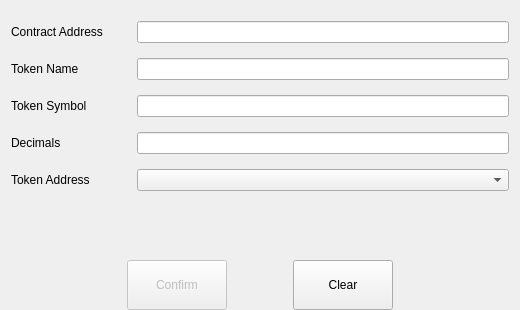
<?xml version="1.0" encoding="UTF-8"?>
<ui version="4.0">
 <class>AddTokenPage</class>
 <widget class="QWidget" name="AddTokenPage">
  <property name="geometry">
   <rect>
    <x>0</x>
    <y>0</y>
    <width>520</width>
    <height>310</height>
   </rect>
  </property>
  <property name="windowTitle">
   <string>Form</string>
  </property>
  <layout class="QVBoxLayout" name="verticalLayout">
   <property name="bottomMargin">
    <number>0</number>
   </property>
   <item>
    <spacer name="verticalSpacer_2">
     <property name="orientation">
      <enum>Qt::Vertical</enum>
     </property>
     <property name="sizeType">
      <enum>QSizePolicy::Fixed</enum>
     </property>
     <property name="sizeHint" stdset="0">
      <size>
       <width>20</width>
       <height>10</height>
      </size>
     </property>
    </spacer>
   </item>
   <item>
    <layout class="QGridLayout" name="gridLayout">
     <property name="verticalSpacing">
      <number>15</number>
     </property>
     <item row="2" column="0">
      <widget class="QLabel" name="labelTokenSymbol">
       <property name="minimumSize">
        <size>
         <width>120</width>
         <height>0</height>
        </size>
       </property>
       <property name="text">
        <string>Token Symbol</string>
       </property>
      </widget>
     </item>
     <item row="3" column="1">
      <widget class="QLineEdit" name="lineEditDecimals">
       <property name="alignment">
        <set>Qt::AlignCenter</set>
       </property>
       <property name="readOnly">
        <bool>true</bool>
       </property>
      </widget>
     </item>
     <item row="3" column="0">
      <widget class="QLabel" name="labelDecimals">
       <property name="minimumSize">
        <size>
         <width>120</width>
         <height>0</height>
        </size>
       </property>
       <property name="text">
        <string>Decimals</string>
       </property>
      </widget>
     </item>
     <item row="1" column="1">
      <widget class="QLineEdit" name="lineEditTokenName">
       <property name="alignment">
        <set>Qt::AlignCenter</set>
       </property>
       <property name="readOnly">
        <bool>false</bool>
       </property>
      </widget>
     </item>
     <item row="0" column="0">
      <widget class="QLabel" name="labelContractAddress">
       <property name="minimumSize">
        <size>
         <width>120</width>
         <height>0</height>
        </size>
       </property>
       <property name="text">
        <string>Contract Address</string>
       </property>
      </widget>
     </item>
     <item row="2" column="1">
      <widget class="QLineEdit" name="lineEditTokenSymbol">
       <property name="alignment">
        <set>Qt::AlignCenter</set>
       </property>
       <property name="readOnly">
        <bool>false</bool>
       </property>
      </widget>
     </item>
     <item row="1" column="0">
      <widget class="QLabel" name="labelTokenName">
       <property name="minimumSize">
        <size>
         <width>120</width>
         <height>0</height>
        </size>
       </property>
       <property name="text">
        <string>Token Name</string>
       </property>
      </widget>
     </item>
     <item row="0" column="1">
      <widget class="QLineEdit" name="lineEditContractAddress">
       <property name="alignment">
        <set>Qt::AlignCenter</set>
       </property>
      </widget>
     </item>
     <item row="4" column="1">
      <layout class="QVBoxLayout" name="verticalLayout_2">
       <item>
        <widget class="AddressField" name="lineEditSenderAddress"/>
       </item>
       <item>
        <widget class="QLabel" name="labelDescription">
         <property name="sizePolicy">
          <sizepolicy hsizetype="Preferred" vsizetype="Preferred">
           <horstretch>0</horstretch>
           <verstretch>0</verstretch>
          </sizepolicy>
         </property>
         <property name="font">
          <font>
           <pointsize>7</pointsize>
          </font>
         </property>
         <property name="text">
          <string/>
         </property>
        </widget>
       </item>
      </layout>
     </item>
     <item row="4" column="0">
      <layout class="QVBoxLayout" name="verticalLayout_3">
       <item>
        <widget class="QLabel" name="label">
         <property name="minimumSize">
          <size>
           <width>120</width>
           <height>0</height>
          </size>
         </property>
         <property name="text">
          <string>Token Address</string>
         </property>
        </widget>
       </item>
       <item>
        <widget class="QLabel" name="labelSpacer">
         <property name="sizePolicy">
          <sizepolicy hsizetype="Preferred" vsizetype="Fixed">
           <horstretch>0</horstretch>
           <verstretch>0</verstretch>
          </sizepolicy>
         </property>
         <property name="font">
          <font>
           <pointsize>7</pointsize>
          </font>
         </property>
         <property name="text">
          <string/>
         </property>
        </widget>
       </item>
      </layout>
     </item>
    </layout>
   </item>
   <item>
    <spacer name="verticalSpacer">
     <property name="orientation">
      <enum>Qt::Vertical</enum>
     </property>
     <property name="sizeHint" stdset="0">
      <size>
       <width>20</width>
       <height>40</height>
      </size>
     </property>
    </spacer>
   </item>
   <item>
    <layout class="QHBoxLayout" name="horizontalLayout">
     <property name="rightMargin">
      <number>0</number>
     </property>
     <item>
      <spacer name="horizontalSpacer">
       <property name="orientation">
        <enum>Qt::Horizontal</enum>
       </property>
       <property name="sizeHint" stdset="0">
        <size>
         <width>40</width>
         <height>20</height>
        </size>
       </property>
      </spacer>
     </item>
     <item>
      <widget class="QPushButton" name="confirmButton">
       <property name="enabled">
        <bool>false</bool>
       </property>
       <property name="minimumSize">
        <size>
         <width>100</width>
         <height>50</height>
        </size>
       </property>
       <property name="text">
        <string>Confirm</string>
       </property>
      </widget>
     </item>
     <item>
      <spacer name="horizontalSpacer_3">
       <property name="orientation">
        <enum>Qt::Horizontal</enum>
       </property>
       <property name="sizeType">
        <enum>QSizePolicy::Fixed</enum>
       </property>
       <property name="sizeHint" stdset="0">
        <size>
         <width>60</width>
         <height>20</height>
        </size>
       </property>
      </spacer>
     </item>
     <item>
      <widget class="QPushButton" name="clearButton">
       <property name="minimumSize">
        <size>
         <width>100</width>
         <height>50</height>
        </size>
       </property>
       <property name="text">
        <string>Clear</string>
       </property>
      </widget>
     </item>
     <item>
      <spacer name="horizontalSpacer_2">
       <property name="orientation">
        <enum>Qt::Horizontal</enum>
       </property>
       <property name="sizeHint" stdset="0">
        <size>
         <width>40</width>
         <height>20</height>
        </size>
       </property>
      </spacer>
     </item>
    </layout>
   </item>
  </layout>
 </widget>
 <customwidgets>
  <customwidget>
   <class>AddressField</class>
   <extends>QComboBox</extends>
   <header>addressfield.h</header>
  </customwidget>
 </customwidgets>
 <resources/>
 <connections/>
</ui>
